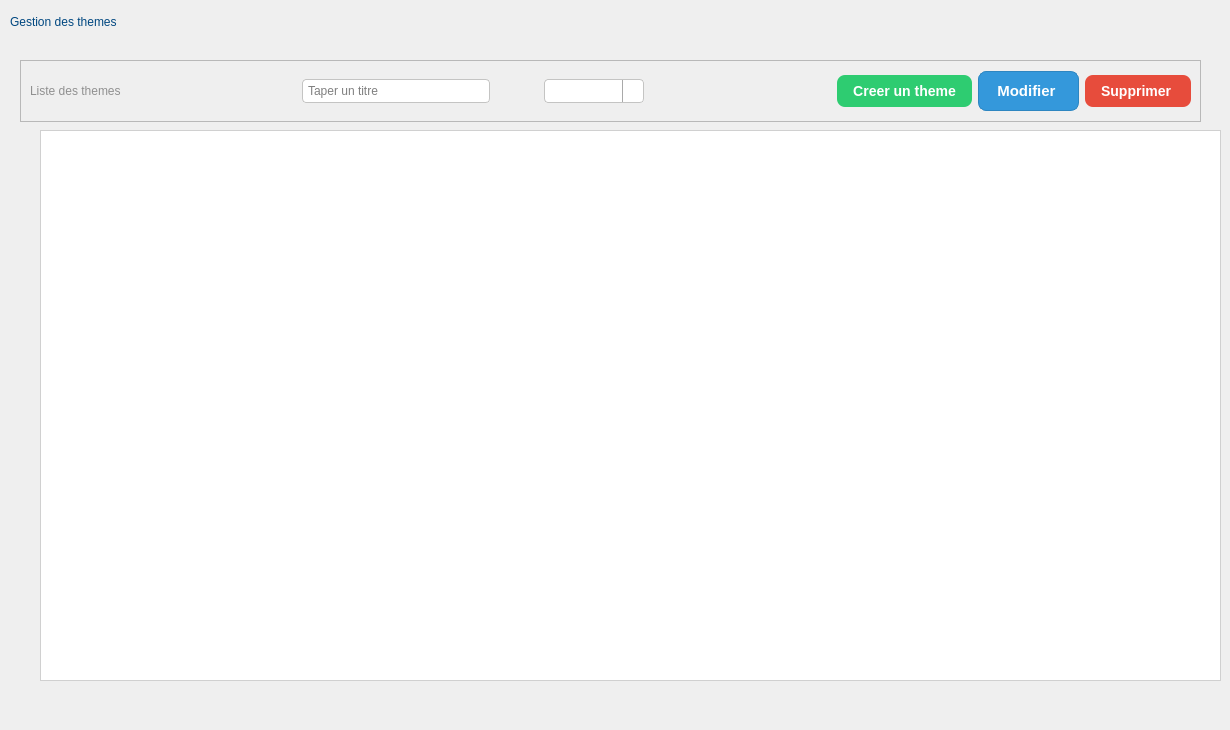
         <widget class="QWidget" name="themes_page">
          <widget class="QLabel" name="lbl_titre_themes">
           <property name="geometry">
            <rect>
             <x>10</x>
             <y>1</y>
             <width>301</width>
             <height>41</height>
            </rect>
           </property>
           <property name="styleSheet">
            <string notr="true">    color: #004780;
font: bold 18pt &quot;Segoe UI&quot;;</string>
           </property>
           <property name="text">
            <string>Gestion des themes</string>
           </property>
          </widget>
          <widget class="QWidget" name="widget_themes" native="true">
           <property name="geometry">
            <rect>
             <x>10</x>
             <y>50</y>
             <width>1211</width>
             <height>671</height>
            </rect>
           </property>
           <widget class="QFrame" name="frame_themes">
            <property name="geometry">
             <rect>
              <x>10</x>
              <y>10</y>
              <width>1181</width>
              <height>62</height>
             </rect>
            </property>
            <property name="styleSheet">
             <string notr="true">QLineEdit {
    /* Marge interne pour le texte et l'icône de la loupe */
    padding: 3px; 
    /* Bordure légèrement arrondie */
    border: 1px solid #C4C4C3;
    border-radius: 4px; 
}
QComboBox {
    /* Marge interne pour le texte */
    padding: 3px; 
    /* Bordure légèrement arrondie */
    border: 1px solid #C4C4C3;
    border-radius: 4px; 
}
QComboBox::drop-down {
    /* Rendre la flèche de la liste déroulante plus discrète */
    subcontrol-origin: padding;
    subcontrol-position: top right;
    width: 20px;

    border-left-width: 1px;
    border-left-color: darkgray;
    border-left-style: solid; 
    border-top-right-radius: 3px;
    border-bottom-right-radius: 3px;
}</string>
            </property>
            <property name="frameShape">
             <enum>QFrame::Shape::StyledPanel</enum>
            </property>
            <property name="frameShadow">
             <enum>QFrame::Shadow::Raised</enum>
            </property>
            <layout class="QHBoxLayout" name="horizontalLayout_18">
             <item>
              <widget class="QLabel" name="liste_themes">
               <property name="styleSheet">
                <string notr="true">color:rgb(144, 144, 144);
font: bold 13pt &quot;Segoe UI&quot;;</string>
               </property>
               <property name="text">
                <string>Liste des themes</string>
               </property>
              </widget>
             </item>
             <item>
              <spacer name="horizontalSpacer_16">
               <property name="orientation">
                <enum>Qt::Orientation::Horizontal</enum>
               </property>
               <property name="sizeType">
                <enum>QSizePolicy::Policy::Maximum</enum>
               </property>
               <property name="sizeHint" stdset="0">
                <size>
                 <width>175</width>
                 <height>20</height>
                </size>
               </property>
              </spacer>
             </item>
             <item>
              <widget class="QLineEdit" name="recherche_themes">
               <property name="placeholderText">
                <string>Taper un titre</string>
               </property>
               <property name="clearButtonEnabled">
                <bool>true</bool>
               </property>
              </widget>
             </item>
             <item>
              <spacer name="horizontalSpacer_18">
               <property name="orientation">
                <enum>Qt::Orientation::Horizontal</enum>
               </property>
               <property name="sizeType">
                <enum>QSizePolicy::Policy::Maximum</enum>
               </property>
               <property name="sizeHint" stdset="0">
                <size>
                 <width>48</width>
                 <height>20</height>
                </size>
               </property>
              </spacer>
             </item>
             <item>
              <layout class="QHBoxLayout" name="horizontalLayout_19">
               <item>
                <widget class="QComboBox" name="filtre_parcours">
                 <property name="minimumSize">
                  <size>
                   <width>100</width>
                   <height>0</height>
                  </size>
                 </property>
                </widget>
               </item>
              </layout>
             </item>
             <item>
              <spacer name="horizontalSpacer_19">
               <property name="orientation">
                <enum>Qt::Orientation::Horizontal</enum>
               </property>
               <property name="sizeType">
                <enum>QSizePolicy::Policy::Expanding</enum>
               </property>
               <property name="sizeHint" stdset="0">
                <size>
                 <width>40</width>
                 <height>20</height>
                </size>
               </property>
              </spacer>
             </item>
             <item>
              <widget class="QPushButton" name="btn_add_themes">
               <property name="styleSheet">
                <string notr="true">QPushButton {
    background-color: #2ECC71;
    color: white;
    border-radius: 8px;
    font-size: 14px;
    font-weight: bold;
    padding: 8px 16px;
}

QPushButton:hover { background-color: #27AE60; }
QPushButton:pressed { background-color: #1E8449; }
</string>
               </property>
               <property name="text">
                <string>Creer un theme</string>
               </property>
               <property name="checkable">
                <bool>true</bool>
               </property>
              </widget>
             </item>
             <item>
              <widget class="QPushButton" name="btn_modifier_themes">
               <property name="styleSheet">
                <string notr="true">QPushButton {
    background-color: #3498db;
    color: white;
    font-size: 15px;
    font-weight: bold;
    padding: 10px 18px;
    border-radius: 8px;
    border: 1px solid #2e86c1;
}

QPushButton:hover {
    background-color: #2e86c1;
}

QPushButton:pressed {
    background-color: #21618c;
}
</string>
               </property>
               <property name="text">
                <string>Modifier </string>
               </property>
              </widget>
             </item>
             <item>
              <widget class="QPushButton" name="btn_supprimer_themes">
               <property name="styleSheet">
                <string notr="true">QPushButton {
    background-color: #E74C3C;
    color: white;
    border-radius: 8px;
    font-size: 14px;
    font-weight: bold;
    padding: 8px 16px;
}

QPushButton:hover { background-color: #C0392B; }
QPushButton:pressed { background-color: #922B21; }
</string>
               </property>
               <property name="text">
                <string>Supprimer </string>
               </property>
              </widget>
             </item>
            </layout>
           </widget>
           <widget class="QTableView" name="table_themes">
            <property name="geometry">
             <rect>
              <x>30</x>
              <y>80</y>
              <width>1181</width>
              <height>551</height>
             </rect>
            </property>
            <property name="styleSheet">
             <string notr="true">QTableView {
    gridline-color: transparent; /* Enlève les lignes de grille */
    border: 1px solid #d0d0d0;
    background-color: #ffffff;
    alternate-background-color: #fafafa;
    outline: 0; /* Enlève le focus rectangle */
}

QTableView QHeaderView::section {
    text-align: center; 
    font-weight: bold;
    color: #404040; 
    background-color: #ffffff;
    padding: 8px;
    border: 1px solid #d0d0d0;
    border-bottom: 2px solid #d0d0d0; /* Garde juste la bordure basse pour l'en-tête */
}

QTableView::item {
    border: none; /* Supprime toutes les bordures des items */
    padding: 8px;
    background-color: #ffffff;
}

/* Pour les lignes alternées */
QTableView::item:alternate {
    background-color: #fafafa;
}

/* Sélection */
QTableView::item:selected {
    background-color: #3498db;
    color: white;
}

/* Scrollbar pour rester cohérent */
QScrollBar:vertical {
    background-color: #ffffff;
    width: 12px;
}

QScrollBar::handle:vertical {
    background-color: #e0e0e0;
    border-radius: 6px;
}</string>
            </property>
            <property name="frameShape">
             <enum>QFrame::Shape::NoFrame</enum>
            </property>
            <property name="alternatingRowColors">
             <bool>true</bool>
            </property>
            <property name="selectionMode">
             <enum>QAbstractItemView::SelectionMode::SingleSelection</enum>
            </property>
            <property name="showGrid">
             <bool>true</bool>
            </property>
            <attribute name="horizontalHeaderStretchLastSection">
             <bool>true</bool>
            </attribute>
            <attribute name="verticalHeaderVisible">
             <bool>false</bool>
            </attribute>
           </widget>
          </widget>
         </widget>
